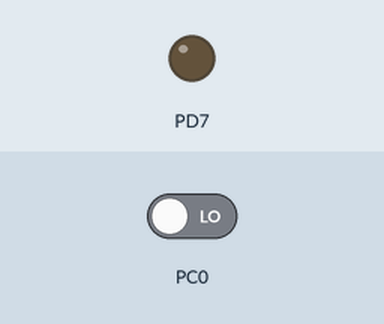
A program run on a simulated ATmega128, built with avr-gcc and emulated at 8 MHz. Shown: output pins drawn as LEDs (lit = HIGH). Dashed ring = blinking. Inputs (shaded band) come from the test bench; at power-on: PC0 LOW.

Above: at 1.8 s.
1.9 s: PC0 driven HIGH
At 2.12 s:
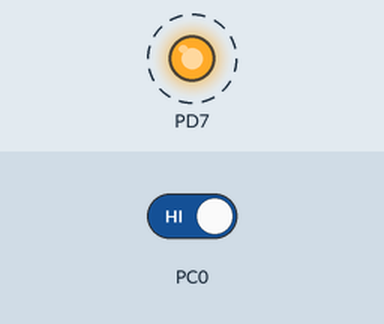
4.9 s: PC0 driven LOW
At 5.4 s:
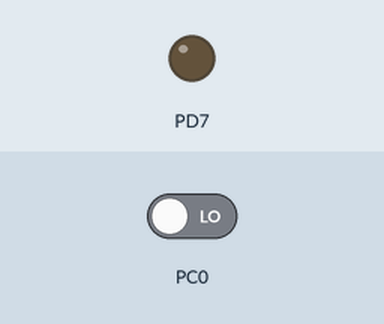
Timing chart, 0 to 7.9 s (numbered marks = the images above; inputs shaded):
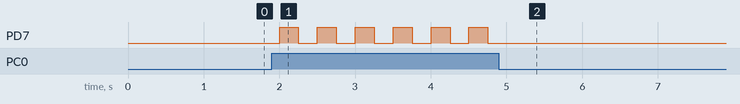

The program:

main.c
```c
/*
 * B3.c
 *
 * Created: 2-2-2018 13:19:46
 * Author : snick
 */

#define F_CPU 8000000

#include <avr/io.h>
#include <util/delay.h>

int isBitChecked(int byte, int index);
void wait(int ms);

int main(void)
{
    /* Replace with your application code */
    DDRD = 0x80;
	DDRC = 0x00;
    while (1)
    {
		if (isBitChecked(PINC, 0)) PORTD = 0x80; else PORTD = 0x00;
		wait(250);
		PORTD = 0x00;
		wait(250);
    }
}

int isBitChecked(int byte, int index) {
	int mask = 1<<index;
	return (byte & mask) != 0;
}


void wait(int ms) {
	for (int i = 0; i < ms; i++)
	{
		_delay_ms(1);
	}
}
```

Measured:
- after the input at 1.9 s, PD7: alternates HIGH for 0.25 s and LOW for 0.25 s, starting after 0.10 s
- after the input at 4.9 s, PD7: stops changing and stays LOW
